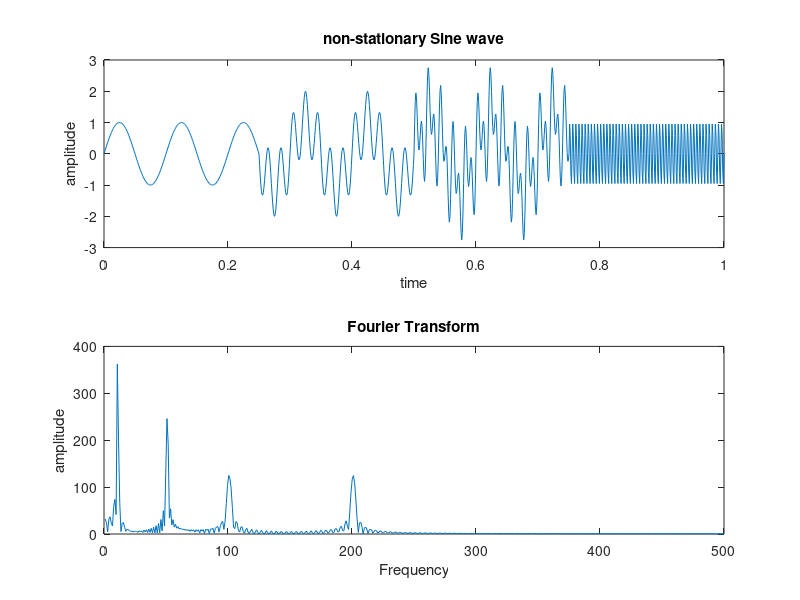

This chart was generated by the following MATLAB code:
clc
clear
fs=1000; %sampling frequency

t1=0:1/fs:0.250;
t2=0.251:1/fs:0.500;
t3=0.501:1/fs:0.750;
t4=0.751:1/fs:1;
t=[t1 t2 t3 t4];

%various frequencies
f1=10;
f2=50;
f3=100;
f4=200;
%generating the signals
x1=sin(2*pi*f1*t1);
x2=sin(2*pi*f1*t2)+sin(2*pi*f2*t2);
x3=sin(2*pi*f1*t3)+sin(2*pi*f2*t3)+sin(2*pi*f3*t3);
x4=sin(2*pi*f4*t4);

%concatination
x5=[x1 x2 x3 x4];

subplot(2,1,1);
plot(t,x5);
title('non-stationary Sine wave');
xlabel('time');
ylabel('amplitude');

Fx=fft(x5,1024);
N=1024;
k=1:N/2;
f=k*(fs/N);
subplot(2,1,2);
plot(f,abs(Fx(1:512)));
title('Fourier Transform');
xlabel('Frequency');
ylabel('amplitude');

